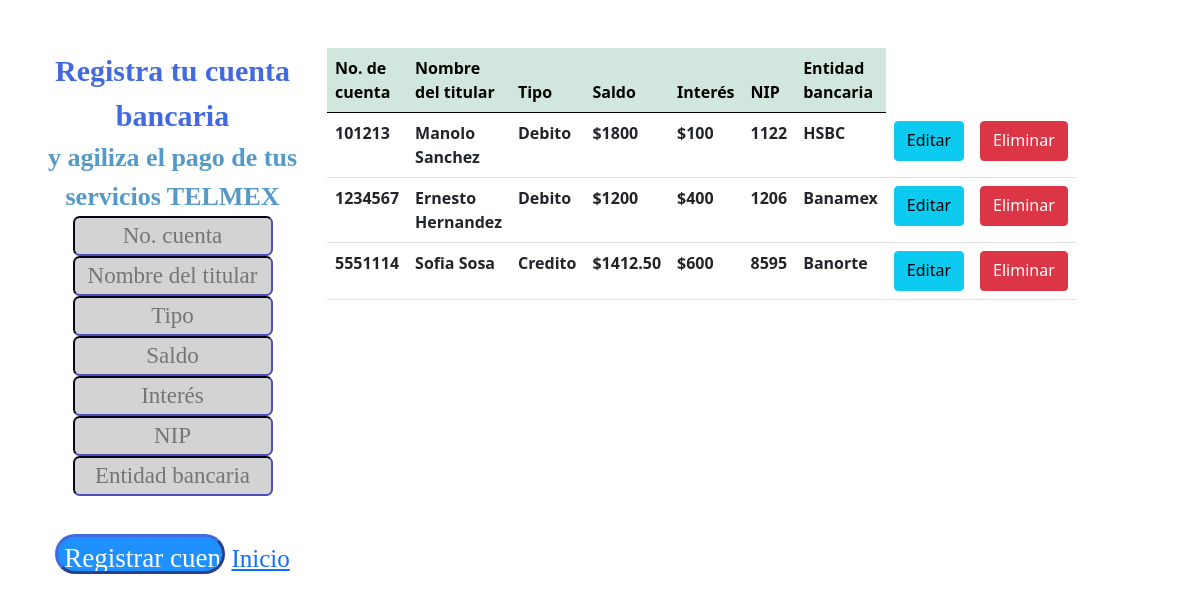
The page /CRUD_Cuenta/cuenta.php on the database its author committed.
### tables this page shows
CREATE TABLE `cuenta` (
  `NoCuenta` int(10) NOT NULL,
  `NombreTitular` varchar(250) NOT NULL,
  `Tipo` varchar(50) NOT NULL,
  `Saldo` varchar(50) NOT NULL,
  `Interes` varchar(50) NOT NULL,
  `NIP` int(4) NOT NULL,
  `EntidadBancaria` varchar(15) NOT NULL
);

### CRUD_Cuenta/cuenta.php (the view, shortened to what this page needs)
<?php
    $conex = conexion();
    $sql = "SELECT * FROM cuenta";
    $query = mysqli_query($conex, $sql);
?>
<!DOCTYPE html>
<html lang="en">
    <head>
        <link href="style.css" rel="stylesheet">
        <link href="https://cdn.jsdelivr.net/npm/bootstrap@5.0.0-beta1/dist/css/bootstrap.min.css" rel="stylesheet">
    </head>
<center>
    <body>
    <div class="container mt-5">
    <div class="row">
    <div class="col-md-3">
    <form action="insertar.php" method="POST">
<B style="font-size: 30px; color: royalblue;"> Registra tu cuenta bancaria </B> <BR>
<B style="font-size: 26px; color: #5499C7;"> y agiliza el pago de tus servicios TELMEX </B> <BR>
    <input type="text" class="cajas" name="NoCuenta" placeholder="No. cuenta" required=""> <BR>
    <input type="text" class="cajas" name="NombreTitular" placeholder="Nombre del titular" required=""> <BR>
	<input type="text" class="cajas" name="Tipo" placeholder="Tipo" required=""> <BR>
	<input type="text" class="cajas" name="Saldo" placeholder="Saldo" required=""> <BR>
	<input type="text" class="cajas" name="Interes" placeholder="Inter&eacute;s" required="">
    <input type="text" class="cajas" name="NIP" placeholder="NIP" required=""> <BR>
    <input type="text" class="cajas" name="EntidadBancaria" placeholder="Entidad bancaria" required=""> <BR> <BR>
    <input class="btnN" type="submit" value="Registrar cuenta">
    <A href="../index.php"> Inicio </A>
                                </form>
                        </div>
                        <div class="col-md-8">
                            <table class="table" >
                                <thead class="table-success table-striped" >
                                    <tr>
                                        <th> No. de cuenta </th>
                                        <th> Nombre del titular </th>
                                        <th> Tipo </th>
                                        <th> Saldo </th>
                                        <th> Inter&eacute;s </th>
                                        <th> NIP </th>
                                        <th> Entidad bancaria </th>
                                    </tr>
                                </thead>
                                <tbody>
                                        <?php
                                            while($row = mysqli_fetch_array($query)){
                                        ?>
                                            <tr>
                                                <th><?php  echo $row['NoCuenta']?></th>
                                                <th><?php  echo $row['NombreTitular']?></th>
                                                <th><?php  echo $row['Tipo']?></th>
                                                <th><?php  echo $row['Saldo']?></th>
                                                <th><?php  echo $row['Interes']?></th>
                                                <th><?php  echo $row['NIP']?></th>
                                                <th><?php  echo $row['EntidadBancaria']?></th>
                                                <th><a href="actualizar.php?id=<?php echo $row['NoCuenta'] ?>" class="btn btn-info"> Editar </a></th>
                                                <th><a href="delete.php?id=<?php echo $row['NoCuenta'] ?>" class="btn btn-danger"> Eliminar </a></th>
                                            </tr>
                                        <?php
                                            }
                                        ?>
                                </tbody>
                            </table>
                        </div>
                    </div>
            </div>
        </center>
    </body>
</html>

### CRUD_Cuenta/style.css (style rules this page uses)
@media screen and (min-width: 400px) { body { font-family: 'Gill Sans MT Condensed'; font-size: 25px; } }
@media screen and (min-width: 400px) { a { display: inline-block; position: relative; color: #333; text-decoration: none; outline: none; color: dodgerblue; } }
@media screen and (min-width: 400px) { a:after { content: ""; display: block; margin: auto; height: 2px; width: 0px; transition: all .8s; outline: none; text-decoration: none; color: royalblue; } }
@media screen and (min-width: 400px) { form { font-family: "Gill Sans MT Condensed"; color: dimgray; font-size: 25px; } }
@media screen and (min-width: 400px) { .cajas { background-color: lightgray; font-family: "Gill Sans MT Condensed"; text-align: center; color: rgb(84, 101, 158); width: 200px; height: 40px; border-color: rgb(43, 43, 106); font-size: 23px; border-radius: 6.5px; } }
@media screen and (min-width: 400px) { .btnN { font-family: "Gill Sans MT Condensed"; font-size: 27px; border: outset; border-radius: 40px; width: 170px; height: 40px; border-width: 3px; border-color: royalblue; background-color: dodgerblue; color: white; } }

### rows shown on the page
cuenta: NoCuenta "101213", NombreTitular "Manolo Sanchez", Tipo "Debito", Saldo "$1800", Interes "$100", NIP "1122", EntidadBancaria "HSBC"
cuenta: NoCuenta "1234567", NombreTitular "Ernesto Hernandez", Tipo "Debito", Saldo "$1200", Interes "$400", NIP "1206", EntidadBancaria "Banamex"
cuenta: NoCuenta "5551114", NombreTitular "Sofia Sosa", Tipo "Credito", Saldo "$1412.50", Interes "$600", NIP "8595", EntidadBancaria "Banorte"
